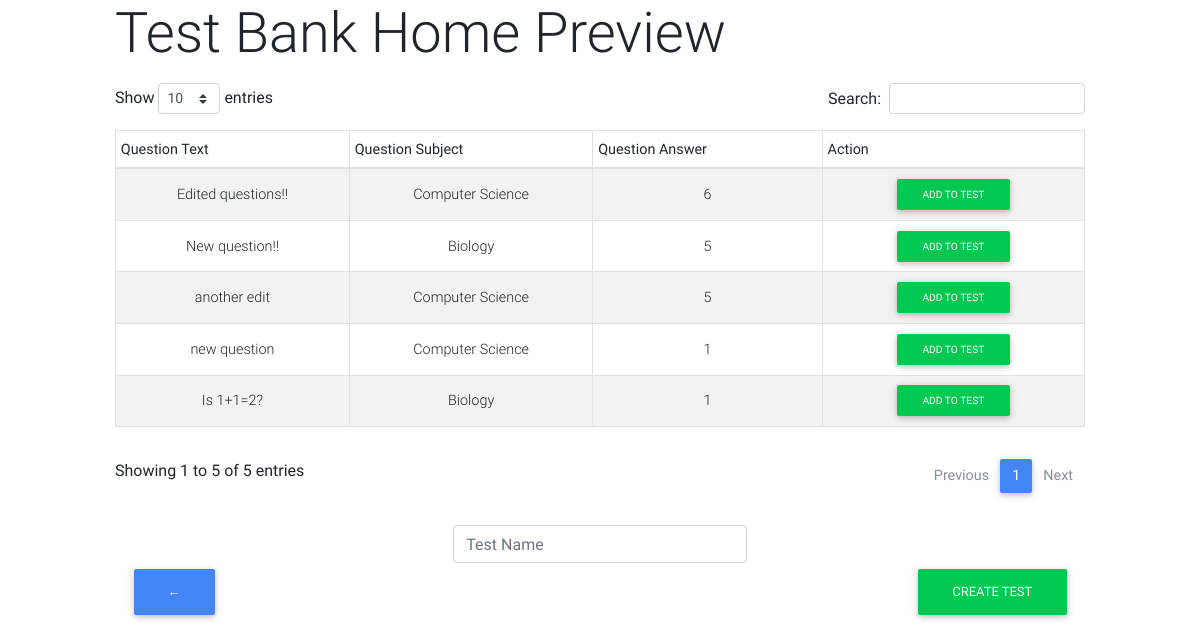
Screenshot of /maker/test_maker/ with the database file from the repository.
### maker/models.py (models this page shows, shortened)
class QuestionModel(models.Model):
    id = models.AutoField(primary_key=True)
    question = models.CharField(max_length=256)
    answer = models.IntegerField()
    choice_1 = models.CharField(max_length=256, default='True')
    choice_2 = models.CharField(max_length=256, default='False')
    choice_3 = models.CharField(max_length=256, null=True, default=None)
    choice_4 = models.CharField(max_length=256, null=True, default=None)
    choice_5 = models.CharField(max_length=256, null=True, default=None)
    choice_6 = models.CharField(max_length=256, null=True, default=None)
    image = models.ImageField(default=None)
    category = models.ForeignKey(QuestionCategory, default=1, on_delete=models.CASCADE)

class QuestionCategory(models.Model):
    id = models.AutoField(primary_key=True)
    name = models.CharField(max_length=256)
    def __str__(self):
        return self.name

### maker/views.py (the view)
# urls.py: path('test_maker/', views.make_test_view, name='test_maker'),
def make_test_view(request):
    q = QuestionModel.objects.all()
    return render(request, 'make_test.html', {'q': q})

### maker/templates/make_test.html (shortened to what this page needs)
{% extends 'base.html' %}
{% load static %}
{% block content %}
<form class="needs-validation" onsubmit="createTest('{{ csrf_token }}')">
    <div class="col-12">
        <div class="row">
            <div class="col-10 mx-auto">
            <h1 class="display-4">Test Bank Home Preview</h1>
            <table id="questionTable" class="table table-striped table-bordered table-sm" cellspacing="0" width="100%">
                <thead>
                    <tr>
                        <th class="th-sm">Question Text</th>
                        <th class="th-sm">Question Subject</th>
                        <th class="th-sm">Question Answer</th>
                        <th class="th-sm">Action</th>
                    </tr>
                </thead>
                <tbody>
                    {% for q in q %}
                        <tr>
                            <td class="pt-3-half align-middle text-center">{{ q.question }}</td>
                            <td class="pt-3-half align-middle text-center">{{ q.category }}</td>
                            <td class="pt-3-half align-middle text-center">{{ q.answer }}</td>
                            <td class="pt-3-half align-middle text-center" id="addQuestion-{{ q.id }}"><button type="button" class="btn btn-success btn-rounded btn-sm my-0" onclick="addQuestion(this);">Add to Test</button></td>
                        </tr>
                    {% endfor %}
                </tbody>
            </table>
            </div>
        </div>
        <div class="row">
            <div class="col-10 mx-auto">
                <div class="col-4 mx-auto">
                    <input id="test-name" type="text" class="form-control" placeholder="Test Name" required>
                </div>
            </div>
        </div>
        <div class="col-10 mx-auto">
            <div class="row">
                <div class="col-auto mr-auto">
                    <a role="button" class="btn btn-primary" href="{% url 'maker:home' %}">&larr;</a>
                </div>
                <div class="col-auto">
                    <button class="btn btn-success" type="submit">Create Test</button>
                </div>
            </div>
        </div>
    </div>
</form>
{% endblock %}

### finalproject/static/css/datatables.css (style rules this page uses)
table.dataTable thead { cursor: pointer; }

### rows the page displays
QuestionModel: question "Edited questions!!", category "Computer Science", answer "6"
QuestionModel: question "New question!!", category "Biology", answer "5"
QuestionModel: question "another edit", category "Computer Science", answer "5"
QuestionModel: question "new question", category "Computer Science", answer "1"
QuestionModel: question "Is 1+1=2?", category "Biology", answer "1"
